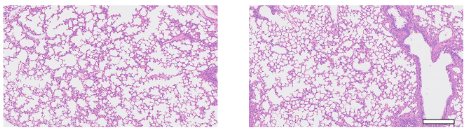
#> input picture image.png, 474 x 130 px
$ python -i annotations.py   (imports and definitions only)
#> lines starting #> are read from the running program, lines starting #| are printed output that depends on the picture; after the words box and inside, x2 and y2 are one past the last pixel; in counts of white or black regions, pixels touching at a corner belong together
"""Deterministic, single-view annotation candidates; never image-pair residuals.

Rules identify a narrow subset of raster overlays, not scientific semantics.
Ambiguous colored structures stay in the data candidate mask. Original RGB
pixels are neither edited nor inpainted, and no OCR/model/network is used.
"""
from __future__ import annotations

from dataclasses import dataclass
from typing import Any

import cv2
import numpy as np


ANNOTATION_VERSION = "1.0.0-single-view-rules"
ANNOTATION_POLICY = {
    "version": ANNOTATION_VERSION,
    "input": "uint8_HxWx3_RGB",
    "coordinate_system": "analysis_view_xy_pixels",
    "text_min_characters": 4,
    "text_white_ring_fraction": 0.60,
    "guide_min_span_fraction": 0.38,
    "guide_max_chromatic_background_fraction": 0.10,
    "guide_min_background_median": 28,
    "guide_max_width_fraction": 0.035,
    "guide_min_dashes": 3,
    "guide_requires_repeated_dashes": True,
    "max_annotation_fraction": 0.35,
    "uncertain_is_retained": True,
    "runtime_downloads": False,
    "ocr": False,
}


@dataclass
class AnnotationAnalysis:
    annotation_mask: np.ndarray
    uncertain_mask: np.ndarray
    data_mask: np.ndarray
    labels: np.ndarray
    metadata: dict[str, Any]


def _text_rows(gray: np.ndarray, chroma: np.ndarray) -> tuple[np.ndarray, list[dict[str, Any]]]:
    """Multiple crisp, character-like components on a white local background.

    Compactness/collinearity alone never excludes a band or fluorescent spot.
    White rings, dark cores, bounded height/width, baseline grouping and varied
    glyph shapes are all required. No recognized words or glyph whitelist.
    """
    h, w = gray.shape
    result = np.zeros_like(gray, np.uint8)
    dark = ((gray < 165) & (chroma < 55)).astype(np.uint8)
    count, components, stats, _ = cv2.connectedComponentsWithStats(dark, 8)
    max_h = max(12, min(64, int(min(h, w) * .10)))
    chars: list[tuple[int, int, int, int, int]] = []
    for k in range(1, count):
        x, y, cw, ch, area = (int(v) for v in stats[k])
        if not (4 <= ch <= max_h and 1 <= cw <= 2.6 * ch and 5 <= area <= 1600):
            continue
        if not (.10 <= area / (cw * ch) <= .90):
            continue
        pad = max(2, int(ch * .25))
        x0, y0, x1, y1 = max(0, x-pad), max(0, y-pad), min(w, x+cw+pad), min(h, y+ch+pad)
        local = gray[y0:y1, x0:x1]
        member = components[y0:y1, x0:x1] == k
        ring = cv2.dilate(member.astype(np.uint8), np.ones((3, 3), np.uint8)).astype(bool) & ~member
        # Soft-edged staining is not an opaque text glyph.
        if (not ring.any() or float((local[ring] >= 220).mean()) < ANNOTATION_POLICY["text_white_ring_fraction"]
                or float(np.median(local[member])) > 115):
            continue
        if float((local >= 230).mean()) < .43:
            continue
        chars.append((x, y, cw, ch, k))
    rows: list[dict[str, Any]] = []
    used: set[int] = set()
    # Shared baseline and limited inter-character gaps, not entire same-y rows.
    for start in sorted(range(len(chars)), key=lambda i: (chars[i][1], chars[i][0])):
        if start in used:
            continue
        reference = chars[start]
        baseline = reference[1] + reference[3]
        compatible = [i for i, c in enumerate(chars) if i not in used
                      and abs(c[1] + c[3] - baseline) <= max(2., reference[3] * .32)
                      and .50 <= c[3] / reference[3] <= 1.8]
        compatible.sort(key=lambda i: chars[i][0])
        groups: list[list[int]] = []
        for i in compatible:
            if not groups or chars[i][0] - (chars[groups[-1][-1]][0] + chars[groups[-1][-1]][2]) > 2.4 * reference[3]:
                groups.append([i])
            else:
                groups[-1].append(i)
        for group in groups:
            if len(group) < ANNOTATION_POLICY["text_min_characters"]:
                continue
            glyphs = [chars[i] for i in group]
            # Identical rows of disks/particles/band fragments remain ambiguous.
            shapes = {(round(c[2] / c[3] * 4), round(stats[c[4], 4] / (c[2]*c[3]) * 5)) for c in glyphs}
            if len(shapes) < 2:
                continue
            x0, y0 = min(c[0] for c in glyphs), min(c[1] for c in glyphs)
            x1, y1 = max(c[0]+c[2] for c in glyphs), max(c[1]+c[3] for c in glyphs)
            pad = max(2, round(float(np.median([c[3] for c in glyphs])) * .25))
            x0, y0, x1, y1 = max(0, x0-pad), max(0, y0-pad), min(w, x1+pad), min(h, y1+pad)
            # This includes whitespace only inside a verified text row, never
            # an entire label column or a hard-coded left margin.
            result[y0:y1, x0:x1] = 1
            rows.append({"bbox_xywh": [x0, y0, x1-x0, y1-y0], "characters": len(group),
                         "method": "white_ring_dark_core_baseline_varied_components"})
            used.update(group)
    return result, rows


def _guides(rgb: np.ndarray, gray: np.ndarray, chroma: np.ndarray) -> tuple[np.ndarray, np.ndarray, list[dict[str, Any]]]:
    """Detect flat-color long raster guides on achromatic textured fields.

    Hue/saturation is ONLY candidate generation. Required extra evidence is
    long-range collinearity, narrow support, achromatic non-black surrounding
    field, textured surrounding field, and repeated dash structure. Continuous
    strokes without independently recognizable arrow/ruler context are uncertain.
    White-background data plots and black-background
    fluorescence are specifically NOT accepted by this rule.
    """
    h, w = gray.shape
    accepted, uncertain = np.zeros_like(gray, np.uint8), np.zeros_like(gray, np.uint8)
    candidates: list[dict[str, Any]] = []
    colorful = (chroma >= 42).astype(np.uint8)
    if int(colorful.sum()) < 12:
        return accepted, uncertain, candidates
    # Every chromatic pixel remains data unless independently established below.
    uncertain[:] = colorful
    background = colorful == 0
    if (not background.any() or float(colorful.mean()) > .22
            or float(np.median(gray[background])) < ANNOTATION_POLICY["guide_min_background_median"]
            or float((gray[background] > 235).mean()) > .65):
        return accepted, uncertain, candidates
    hsv = cv2.cvtColor(rgb, cv2.COLOR_RGB2HSV)
    side = max(h, w)
    span_min = max(28, int(side * ANNOTATION_POLICY["guide_min_span_fraction"]))
    # Circular hue bins overlap to avoid a quantization boundary dropping a line.
    bins = sorted(set((hsv[:, :, 0][colorful > 0] // 15).tolist()))
    for hue_bin in bins:
        center = hue_bin * 15 + 7
        hue_delta = np.minimum(abs(hsv[:, :, 0].astype(np.int16)-center), 180-abs(hsv[:, :, 0].astype(np.int16)-center))
        hue_mask = ((hue_delta <= 17) & (colorful > 0)).astype(np.uint8)
        lines = cv2.HoughLinesP(hue_mask, 1, np.pi/360, threshold=max(12, span_min//6),
                                minLineLength=span_min, maxLineGap=max(8, int(side * .13)))
        if lines is None:
            continue
        for coords in lines[:40, 0]:
            x0, y0, x1, y1 = (int(v) for v in coords)
            length = float(np.hypot(x1-x0, y1-y0))
            radius = max(2, min(12, int(side * .016)))
            stripe = np.zeros_like(gray, np.uint8)
            cv2.line(stripe, (x0, y0), (x1, y1), 1, radius * 2 + 1)
            support = (stripe > 0) & (hue_mask > 0)
            yy, xx = np.nonzero(support)
            if len(xx) < 12:
                continue
            dx, dy = (x1-x0)/length, (y1-y0)/length
            along = (xx-x0)*dx + (yy-y0)*dy
            perpendicular = abs((xx-x0)*dy - (yy-y0)*dx)
            width = float(np.quantile(perpendicular, .95) * 2 + 1)
            if width > max(7., side * ANNOTATION_POLICY["guide_max_width_fraction"]):
                continue
            bins_along = np.zeros(int(length)+1, np.uint8)
            positions = np.clip(np.rint(along).astype(int), 0, len(bins_along)-1)
            bins_along[positions] = 1
            occupied = float(bins_along.mean())
            padded = np.r_[0, bins_along, 0].astype(np.int16)
            starts, ends = np.where(np.diff(padded)==1)[0], np.where(np.diff(padded)==-1)[0]
            lengths = ends-starts
            meaningful = lengths >= max(3, width * .7)
            runs = lengths[meaningful]
            regular_dashes = (len(runs) >= ANNOTATION_POLICY["guide_min_dashes"] and
                              float(np.std(runs)/max(1., np.mean(runs))) < .65 and occupied > .28)
            # Even an exactly flat, thin, straight color stroke can be a genuine
            # fiber/data line. Require the extra repeated-dash drawing syntax.
            if not regular_dashes:
                continue
            outer = cv2.dilate(stripe, np.ones((13, 13), np.uint8)).astype(bool)
            ring = outer & ~(stripe > 0)
            if int(ring.sum()) < 30 or float(colorful[ring].mean()) > ANNOTATION_POLICY["guide_max_chromatic_background_fraction"]:
                continue
            ring_values = gray[ring]
            texture = cv2.absdiff(gray, cv2.GaussianBlur(gray, (0, 0), 1.2))
            if (float(np.median(ring_values)) < 28 or float((ring_values > 235).mean()) > .65
                    or float(np.mean(texture[ring])) < 1.2):
                continue
            # Bounded halo includes antialiasing, but cannot expand in response
            # to a paired image. Only the independently selected color stroke.
            halo = max(1, min(3, int(round(side / 180))))
            selected = cv2.dilate(support.astype(np.uint8), np.ones((halo*2+1, halo*2+1), np.uint8))
            novel = int((selected & (1-accepted)).sum())
            accepted |= selected
            if novel > 0:
                candidates.append({"line_xyxy": [x0, y0, x1, y1], "stroke_width": round(width, 2),
                                   "dash_runs": int(len(runs)), "occupied_span_fraction": round(occupied, 4),
                                   "new_pixels": novel, "method": "collinear_flat_color_textured_achromatic_field",
                                   "repeated_dashes": bool(regular_dashes)})
    uncertain &= 1-accepted
    return accepted, uncertain, candidates


def _axes(gray: np.ndarray, text: np.ndarray, rows: list[dict[str, Any]]) -> np.ndarray:
    """Only perpendicular, long chart-frame lines with nearby verified text.

    Data curves and isolated thin bands do not satisfy this contextual rule.
    Grid lines are deliberately not excluded.
    """
    h, w = gray.shape
    result = np.zeros_like(gray, np.uint8)
    if len(rows) < 2 or float((gray > 235).mean()) < .65:
        return result
    dark = (gray < 110).astype(np.uint8) * (1-text)
    horizontal = cv2.morphologyEx(dark, cv2.MORPH_OPEN, np.ones((1, max(20, int(w*.42))), np.uint8))
    n_h, _, stats_h, _ = cv2.connectedComponentsWithStats(horizontal, 8)
    for i in range(1, n_h):
        x, y, cw, ch, _ = (int(v) for v in stats_h[i])
        # Gridlines may overwrite a few pixels of the vertical axis, so require
        # fixed-column occupancy rather than inventing continuity/inpainting.
        for vx in range(max(0, x-5), min(w, x+6)):
            ys = np.flatnonzero(dark[:min(h, y+2), vx])
            if len(ys) < h*.38:
                continue
            vy, bottom = int(ys[0]), int(ys[-1])
            if (bottom-vy >= h*.38 and len(ys)/max(1, bottom-vy+1) >= .85
                    and abs(y-bottom) <= 5 and ch <= 6):
                cv2.rectangle(result, (max(0,x-1), max(0,y-1)), (min(w-1,x+cw), min(h-1,y+ch)), 1, -1)
                cv2.rectangle(result, (max(0,vx-1), max(0,vy-1)), (min(w-1,vx+1), min(h-1,bottom+1)), 1, -1)
    return result


def analyze_annotations(rgb: np.ndarray) -> AnnotationAnalysis:
    """Analyze exactly one uint8 RGB view; all returned masks use its pixels.

    There is intentionally no pair, filename, score, residual, truth or mutable
    caller policy parameter. Metadata is JSON-safe and never embeds mask arrays.
    """
    if not isinstance(rgb, np.ndarray) or rgb.dtype != np.uint8 or rgb.ndim != 3 or rgb.shape[2] != 3:
        raise ValueError("Annotation analysis requires a uint8 H×W×3 RGB array.")
    h, w = rgb.shape[:2]
    if h < 1 or w < 1:
        raise ValueError("Annotation analysis requires non-empty RGB dimensions.")
    labels = np.zeros((h, w), np.uint8)
    uncertain = np.zeros((h, w), np.uint8)
    warnings = ["Morphological candidates are not OCR or scientific semantic labels.",
                "Ambiguous chromatic structures remain data candidates; isolated rulers/arrows may be missed."]
    rows: list[dict[str, Any]] = []
    guides: list[dict[str, Any]] = []
    if min(h, w) >= 24:
        contiguous = np.ascontiguousarray(rgb)
        gray = cv2.cvtColor(contiguous, cv2.COLOR_RGB2GRAY)
        chroma = rgb.max(axis=2).astype(np.int16) - rgb.min(axis=2).astype(np.int16)
        text, rows = _text_rows(gray, chroma)
        guide, uncertain, guides = _guides(contiguous, gray, chroma)
        axes = _axes(gray, text, rows)
        labels[text > 0] = 1
        labels[axes > 0] = 4
        labels[guide > 0] = 3
    else:
        warnings.append("View is too small for annotation context; no exclusion performed.")
    annotation = (labels > 0).astype(np.uint8)
    if float(annotation.mean()) > ANNOTATION_POLICY["max_annotation_fraction"]:
        uncertain |= annotation
        labels[:] = 0
        annotation[:] = 0
        warnings.append("Annotation area exceeds policy bound; all candidates retained as uncertain.")
    uncertain &= 1-annotation
    data = 1-annotation
    areas = {"total_pixels": int(h*w), "annotation_pixels": int(annotation.sum()),
             "uncertain_pixels": int(uncertain.sum()), "data_candidate_pixels": int(data.sum()),
             "annotation_fraction": round(float(annotation.mean()), 6),
             "uncertain_fraction": round(float(uncertain.mean()), 6),
             "data_candidate_fraction": round(float(data.mean()), 6)}
    type_areas = {name: int((labels == code).sum()) for code, name in
                  ((1, "text"), (2, "scale_bar"), (3, "guide_line"), (4, "axis_frame"))}
    return AnnotationAnalysis(annotation, uncertain, data, labels, {
        "version": ANNOTATION_VERSION, "analysis_width": w, "analysis_height": h,
        "coordinate_system": "analysis_view_xy_pixels", "policy": dict(ANNOTATION_POLICY),
        "areas": areas, "type_areas": type_areas, "text_rows": rows[:200], "guide_candidates": guides[:80],
        "methods": {"text": "white-ring/crisp-core/varied-glyph/baseline context",
                    "guide_line": "long collinear repeated dashes + achromatic textured background",
                    "axis_frame": "perpendicular long chart lines with independent text context",
                    "scale_bar": "unclassified without sufficient semantic context; retained"},
        "limitations": ["Not semantic segmentation; no biological identity inferred.",
                        "Regularly dashed scientific signals on gray texture can resemble raster guides.",
                        "Chromatic plot curves, soft stains and black-field fluorescence are retained.",
                        "White-on-dark text, short arrows and isolated scale bars are not reliably excluded."],
        "warnings": warnings, "dependencies": {"opencv": cv2.__version__, "numpy": np.__version__},
        "original_pixels_modified": False,
    })

>>> import cv2
>>> picture = cv2.cvtColor(cv2.imread('../../../image.png'), cv2.COLOR_BGR2RGB)
>>> result = analyze_annotations(picture)
#> in analyze_annotations, `gray = cv2.cvtColor(contiguous, cv2.COLOR_RGB2GRAY)`:
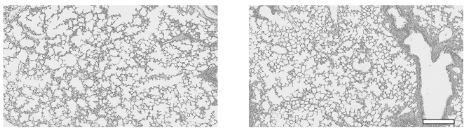
#> gray: shape (130, 474); min 82, max 255, mean 214.2
#> in analyze_annotations, `chroma = rgb.max(axis=2).astype(np.int16) - rgb.min(axis=2).astype(np...`:
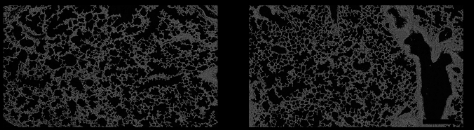
#> chroma: shape (130, 474) int16; min 0, max 106, mean 24.5
#> in _text_rows, `dark = ((gray < 165) & (chroma < 55)).astype(np.uint8)`:
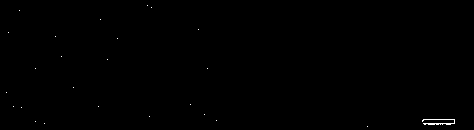
#> dark: shape (130, 474); values 0 (black) and 1 (white), 0.18% white in thin lines or dots, all inside (x1, y1, x2, y2) = (6, 5, 455, 127)
#> in _text_rows, `count, components, stats, _ = cv2.connectedComponentsWithStats(dark, 8)`: components: shape (130, 474) int32; 26 distinct labels, from 0 to 25
#> in _text_rows, `count, components, stats, _ = cv2.connectedComponentsWithStats(dark, 8)`: count = 26; stats = 26 rows, first 6: [0, 0, 474, 130, 61507], [147, 5, 1, 1, 1], [151, 7, 1, 1, 1], [19, 10, 1, 1, 1], [100, 19, 1, 1, 1], [198, 29, 1, 1, 1]
#> the loop in _text_rows, `for k in range(1, count):` made 25 passes
#> (x, y, cw, ch, area) on pass 21: (422, 119, 33, 6, 89)
#> after the loop in _text_rows, `for k in range(1, count):`: chars = []
#> after the loop in _text_rows, `for start in sorted(range(len(chars)), key=lambda i: (chars[i][1], cha..`: result: shape (130, 474); every value is 0
#> after the loop in _text_rows, `for start in sorted(range(len(chars)), key=lambda i: (chars[i][1], cha..`: used = 0 items
#> in analyze_annotations, `text, rows = _text_rows(gray, chroma)`: rows = []
#> in _guides, `colorful = (chroma >= 42).astype(np.uint8)`:
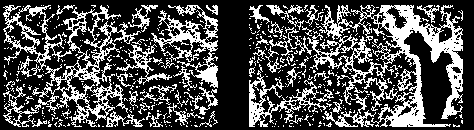
#> colorful: shape (130, 474); values 0 (black) and 1 (white), 30.3% white in thin lines or dots
#> in _guides, `background = colorful == 0`: background: shape (130, 474) bool; 69.7% white; black in thin lines or dots
#> in analyze_annotations, `data = 1-annotation`: data: shape (130, 474); every value is 1
#> in analyze_annotations, `areas = {"total_pixels": int(h*w), "annotation_pixels": int(annotation..`: areas = {'total_pixels': 61620, 'annotation_pixels': 0, 'uncertain_pixels': 18661, 'data_candidate_pixels': 61620, 'annotation_fraction': 0, 'uncertain_fraction': 0.303, 'data_candidate_fraction': 1}

$ run again, on 1.png
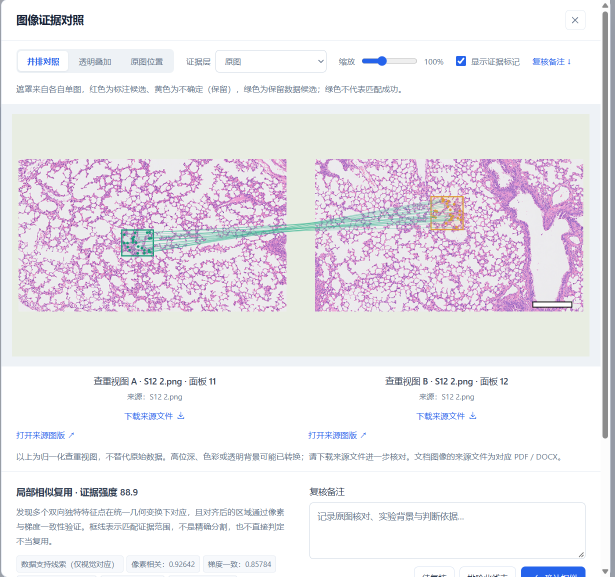
#> input picture 1.png, 1230 x 1153 px (shown at 1/2 size)
#> dark: shape (1153, 1230); values 0 (black) and 1 (white), 2.9% white; 2697 white regions (2481 under 20 px), largest, box (x1, y1, x2, y2) and area: (1220, 0, 1230, 1153) 10391, (1205, 23, 1216, 877) 9362, (0, 0, 8, 1153) 2344
#> components: shape (1153, 1230) int32; 2698 distinct labels, from 0 to 2697
#> count = 2698; stats = 2698 rows, first 6: [2, 0, 1219, 1153, 1376488], [0, 0, 8, 1153, 2344], [1220, 0, 10, 1153, 10391], [1205, 7, 11, 8, 64], [1205, 23, 11, 854, 9362], [56, 29, 21, 22, 223]
#> the loop in _text_rows, `for k in range(1, count):` made 2697 passes
#> (x, y, cw, ch, area, pad, x0, y0) on passes 3, 5, 7: (1205, 7, 11, 8, 64, 2, 1203, 5), (56, 29, 21, 22, 223, 5, 51, 24), (100, 29, 7, 22, 72, 5, 95, 24)
#> after the loop in _text_rows, `for k in range(1, count):`: chars = 157 items, first 6: (263, 117, 13, 13, 27), (279, 117, 13, 14, 28), (299, 116, 10, 4, 30), (311, 117, 14, 7, 31), (407, 117, 13, 9, 35), (467, 117, 13, 14, 37)
#> the loop in _text_rows, `for start in sorted(range(len(chars)), key=lambda i: (chars[i][1], cha..` made 157 passes
#> (start, reference, baseline) on passes 1 to 3: (2, (299, 116, 10, 4, 30), 120), (6, (683, 116, 10, 4, 39), 120), (0, (263, 117, 13, 13, 27), 130)
#> after the loop in _text_rows, `for start in sorted(range(len(chars)), key=lambda i: (chars[i][1], cha..`:
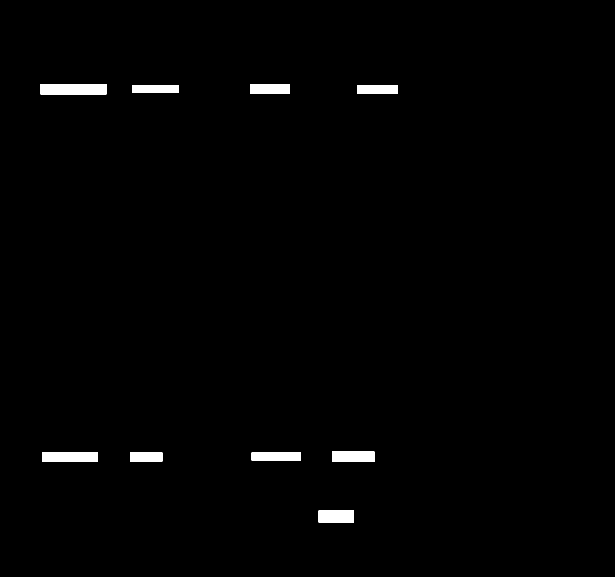
#> result: shape (1153, 1230) (shown at 1/2 size); values 0 (black) and 1 (white), 1.1% white; 9 white regions, largest, box (x1, y1, x2, y2) and area: (81, 168, 213, 189) 2772, (85, 904, 196, 924) 2220, (664, 903, 749, 924) 1785
#> after the loop in _text_rows, `for start in sorted(range(len(chars)), key=lambda i: (chars[i][1], cha..`: rows = 9 items; used = 40 items
#> in analyze_annotations, `text, rows = _text_rows(gray, chroma)`: rows = 9 items
#> colorful: shape (1153, 1230); values 0 (black) and 1 (white), 10.8% white; 2516 white regions (2144 under 20 px), largest, box (x1, y1, x2, y2) and area: (37, 318, 1167, 623) 120169, (1042, 1133, 1171, 1153) 2478, (448, 318, 534, 349) 827
#> guide: shape (1153, 1230); every value is 0
#> guides = []
#> in analyze_annotations, `data = 1-annotation`:
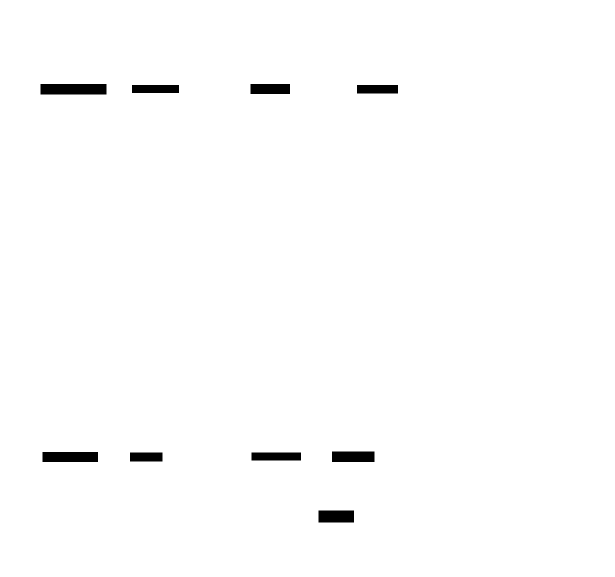
#> data: shape (1153, 1230) (shown at 1/2 size); values 0 (black) and 1 (white), 98.9% white; 9 black regions, largest, box (x1, y1, x2, y2) and area: (81, 168, 213, 189) 2772, (85, 904, 196, 924) 2220, (664, 903, 749, 924) 1785
#> areas = {'total_pixels': 1418190, 'annotation_pixels': 15713, 'uncertain_pixels': 149994, 'data_candidate_pixels': 1402477, 'annotation_fraction': 0.0111, 'uncertain_fraction': 0.106, 'data_candidate_fraction': 0.989}
